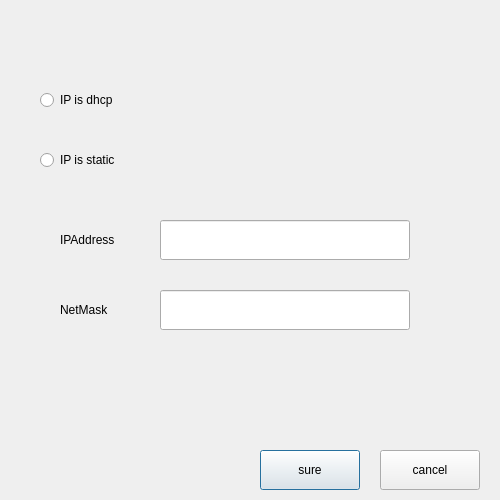
<?xml version="1.0" encoding="UTF-8"?>
<ui version="4.0">
 <class>ChangeIP</class>
 <widget class="QDialog" name="ChangeIP">
  <property name="geometry">
   <rect>
    <x>0</x>
    <y>0</y>
    <width>500</width>
    <height>500</height>
   </rect>
  </property>
  <property name="minimumSize">
   <size>
    <width>500</width>
    <height>500</height>
   </size>
  </property>
  <property name="maximumSize">
   <size>
    <width>1024</width>
    <height>768</height>
   </size>
  </property>
  <property name="windowTitle">
   <string>Dialog</string>
  </property>
  <widget class="QWidget" name="widget" native="true">
   <property name="geometry">
    <rect>
     <x>0</x>
     <y>0</y>
     <width>500</width>
     <height>500</height>
    </rect>
   </property>
   <property name="minimumSize">
    <size>
     <width>500</width>
     <height>500</height>
    </size>
   </property>
   <property name="maximumSize">
    <size>
     <width>500</width>
     <height>500</height>
    </size>
   </property>
   <widget class="QPushButton" name="pushButton">
    <property name="geometry">
     <rect>
      <x>260</x>
      <y>450</y>
      <width>100</width>
      <height>40</height>
     </rect>
    </property>
    <property name="styleSheet">
     <string notr="true">font: 13pt &quot;Noto Sans&quot;;</string>
    </property>
    <property name="text">
     <string>sure</string>
    </property>
   </widget>
   <widget class="QLineEdit" name="lineEdit_2">
    <property name="geometry">
     <rect>
      <x>160</x>
      <y>290</y>
      <width>250</width>
      <height>40</height>
     </rect>
    </property>
    <property name="minimumSize">
     <size>
      <width>150</width>
      <height>30</height>
     </size>
    </property>
    <property name="styleSheet">
     <string notr="true"> </string>
    </property>
   </widget>
   <widget class="QLabel" name="label_2">
    <property name="geometry">
     <rect>
      <x>60</x>
      <y>290</y>
      <width>100</width>
      <height>40</height>
     </rect>
    </property>
    <property name="minimumSize">
     <size>
      <width>100</width>
      <height>30</height>
     </size>
    </property>
    <property name="styleSheet">
     <string notr="true"/>
    </property>
    <property name="text">
     <string>NetMask</string>
    </property>
   </widget>
   <widget class="QLabel" name="label">
    <property name="geometry">
     <rect>
      <x>60</x>
      <y>220</y>
      <width>100</width>
      <height>40</height>
     </rect>
    </property>
    <property name="minimumSize">
     <size>
      <width>100</width>
      <height>30</height>
     </size>
    </property>
    <property name="styleSheet">
     <string notr="true"/>
    </property>
    <property name="text">
     <string>IPAddress</string>
    </property>
   </widget>
   <widget class="QRadioButton" name="radioButton">
    <property name="geometry">
     <rect>
      <x>40</x>
      <y>80</y>
      <width>200</width>
      <height>40</height>
     </rect>
    </property>
    <property name="minimumSize">
     <size>
      <width>200</width>
      <height>30</height>
     </size>
    </property>
    <property name="styleSheet">
     <string notr="true"> </string>
    </property>
    <property name="text">
     <string>IP is dhcp</string>
    </property>
   </widget>
   <widget class="QPushButton" name="pushButton_2">
    <property name="geometry">
     <rect>
      <x>380</x>
      <y>450</y>
      <width>100</width>
      <height>40</height>
     </rect>
    </property>
    <property name="styleSheet">
     <string notr="true">font: 13pt &quot;Noto Sans&quot;;</string>
    </property>
    <property name="text">
     <string>cancel</string>
    </property>
   </widget>
   <widget class="QRadioButton" name="radioButton_2">
    <property name="geometry">
     <rect>
      <x>40</x>
      <y>140</y>
      <width>200</width>
      <height>40</height>
     </rect>
    </property>
    <property name="minimumSize">
     <size>
      <width>200</width>
      <height>30</height>
     </size>
    </property>
    <property name="styleSheet">
     <string notr="true"> </string>
    </property>
    <property name="text">
     <string>IP is static</string>
    </property>
   </widget>
   <widget class="QLineEdit" name="lineEdit">
    <property name="geometry">
     <rect>
      <x>160</x>
      <y>220</y>
      <width>250</width>
      <height>40</height>
     </rect>
    </property>
    <property name="minimumSize">
     <size>
      <width>150</width>
      <height>30</height>
     </size>
    </property>
    <property name="styleSheet">
     <string notr="true"> 
 </string>
    </property>
   </widget>
   <widget class="QLabel" name="label_3">
    <property name="geometry">
     <rect>
      <x>40</x>
      <y>20</y>
      <width>300</width>
      <height>40</height>
     </rect>
    </property>
    <property name="styleSheet">
     <string notr="true"/>
    </property>
    <property name="text">
     <string/>
    </property>
   </widget>
  </widget>
 </widget>
 <resources/>
 <connections/>
</ui>
